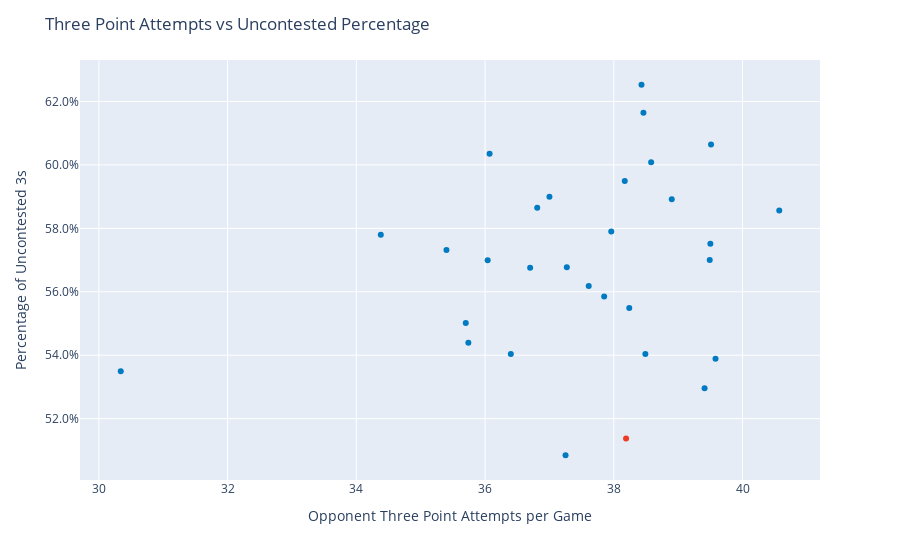

The cell this chart's notebook holds for it:
### Code cell
scatter_data = pl.concat([hustle_box_data, thunder_hustle_box_data])

scatter_data = scatter_data.with_columns(
    pl.lit("Other").alias("team_group")  # First create column with all "Other"
)

# Then update just the Thunder rows
scatter_data = scatter_data.with_columns(
    pl.when(pl.col("TEAM_NAME") == "Oklahoma City Thunder")
    .then(pl.lit("Thunder"))
    .otherwise(pl.col("team_group"))
    .alias("team_group")
)

fig = px.scatter(
    data_frame=scatter_data,
    x='FG3A',
    y='pct_uncontested_threes',
    hover_data=['TEAM_NAME'],
    color='team_group',
    color_discrete_map={
        'Thunder': thunder_orange,
        'Other' : thunder_blue
    },

)

fig.update_layout(
    title='Three Point Attempts vs Uncontested Percentage',
    xaxis_title='Opponent Three Point Attempts per Game',
    yaxis_title='Percentage of Uncontested 3s',
    showlegend=False,
    yaxis=dict(
        tickformat='.1%'
    )
)

fig.show()

### Figure 1 — Plotly figure (JSON) as saved in the notebook; plotly's stock layout.template omitted (floating-point values rounded to 4 significant figures)
{"data": [{"customdata": [["Atlanta Hawks"], ["Boston Celtics"], ["Brooklyn Nets"], ["Charlotte Hornets"], ["Chicago Bulls"], ["Cleveland Cavaliers"], ["Dallas Mavericks"], ["Denver Nuggets"], ["Detroit Pistons"], ["Golden State Warriors"], ["Houston Rockets"], ["Indiana Pacers"], ["LA Clippers"], ["Los Angeles Lakers"], ["Memphis Grizzlies"], ["Miami Heat"], ["Milwaukee Bucks"], ["Minnesota Timberwolves"], ["New Orleans Pelicans"], ["New York Knicks"], ["Orlando Magic"], ["Philadelphia 76ers"], ["Phoenix Suns"], ["Portland Trail Blazers"], ["Sacramento Kings"], ["San Antonio Spurs"], ["Toronto Raptors"], ["Utah Jazz"], ["Washington Wizards"]], "hovertemplate": "team_group=Other<br>FG3A=%{x}<br>pct_uncontested_threes=%{y}<br>TEAM_NAME=%{customdata[0]}<extra></extra>", "legendgroup": "Other", "marker": {"color": "#007ac1", "symbol": "circle"}, "mode": "markers", "name": "Other", "orientation": "v", "showlegend": true, "type": "scatter", "x": [38.24, 36.4, 35.7, 38.9, 39.58, 36.81, 36.04, 38.58, 37.27, 37.25, 34.38, 36.7, 37.96, 37.61, 39.5, 38.43, 39.51, 36.07, 39.49, 35.74, 30.34, 37, 38.17, 35.4, 38.49, 38.46, 37.85, 40.57, 39.41], "xaxis": "x", "y": [0.5549, 0.5404, 0.5501, 0.5892, 0.5389, 0.5865, 0.5699, 0.6008, 0.5677, 0.5085, 0.578, 0.5676, 0.579, 0.5618, 0.5752, 0.6253, 0.6064, 0.6035, 0.57, 0.5439, 0.5349, 0.59, 0.595, 0.5732, 0.5404, 0.6165, 0.5585, 0.5857, 0.5296], "yaxis": "y"}, {"customdata": [["Oklahoma City Thunder"]], "hovertemplate": "team_group=Thunder<br>FG3A=%{x}<br>pct_uncontested_threes=%{y}<br>TEAM_NAME=%{customdata[0]}<extra></extra>", "legendgroup": "Thunder", "marker": {"color": "#ef3b24", "symbol": "circle"}, "mode": "markers", "name": "Thunder", "orientation": "v", "showlegend": true, "type": "scatter", "x": [38.19], "xaxis": "x", "y": [0.5137], "yaxis": "y"}], "layout": {"legend": {"title": {"text": "team_group"}, "tracegroupgap": 0}, "margin": {"t": 60}, "showlegend": false, "title": {"text": "Three Point Attempts vs Uncontested Percentage"}, "xaxis": {"anchor": "y", "domain": [0, 1], "title": {"text": "Opponent Three Point Attempts per Game"}}, "yaxis": {"anchor": "x", "domain": [0, 1], "tickformat": ".1%", "title": {"text": "Percentage of Uncontested 3s"}}}}
